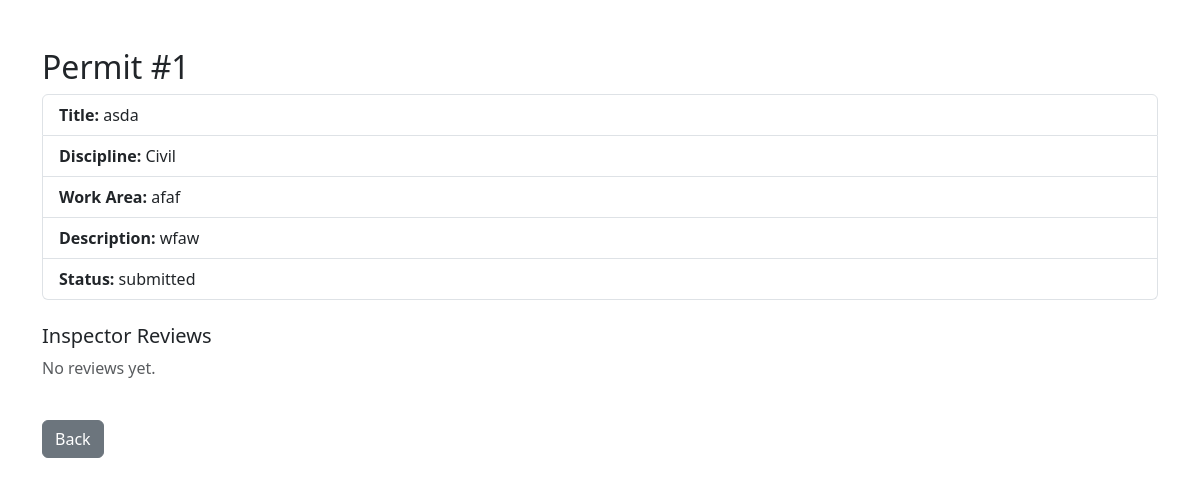
Screenshot of /view_permit/2 (signed in) with the database file from the repository.
### models.py (models this page shows)
class Permit(db.Model):
    id = db.Column(db.Integer, primary_key=True)
    permit_number = db.Column(db.Integer)
    contractor_id = db.Column(db.Integer, db.ForeignKey('user.id'))
    discipline = db.Column(db.String(50))
    title = db.Column(db.String(150))
    description = db.Column(db.Text)
    work_area = db.Column(db.String(150))
    date_submitted = db.Column(db.DateTime, default=datetime.utcnow)
    status = db.Column(db.String(20), default='submitted')
    contractor = db.relationship('User')

### app.py (the view)
@app.route('/view_permit/<int:permit_id>')
@login_required
def view_permit(permit_id):
    permit = Permit.query.get_or_404(permit_id)
    if current_user.role == 'contractor' and permit.contractor_id != current_user.id:
        flash("Access denied.", "danger")
        return redirect(url_for('dashboard'))
    reviews = PermitReview.query.filter_by(permit_id=permit.id).all()
    return render_template('view_permit.html', permit=permit, reviews=reviews)

### app.py (called while the page is built)
@login_manager.user_loader
def load_user(user_id):
    return User.query.get(int(user_id))

### templates/view_permit.html (shortened to what this page needs)
<!doctype html>
<html lang="en">
<head>
    <link rel="stylesheet" href="https://cdn.jsdelivr.net/npm/bootstrap@5.3.2/dist/css/bootstrap.min.css">
</head>
<body>
<div class="container py-5">
    <h2>Permit #{{ permit.permit_number }}</h2>
    <ul class="list-group mb-4">
        <li class="list-group-item"><strong>Title:</strong> {{ permit.title }}</li>
        <li class="list-group-item"><strong>Discipline:</strong> {{ permit.discipline }}</li>
        <li class="list-group-item"><strong>Work Area:</strong> {{ permit.work_area }}</li>
        <li class="list-group-item"><strong>Description:</strong> {{ permit.description }}</li>
        <li class="list-group-item"><strong>Status:</strong> {{ permit.status }}</li>
    </ul>
    <h5>Inspector Reviews</h5>
    {% if reviews %}
        <ul class="list-group">
            {% for r in reviews %}
                <li class="list-group-item">
                    <strong>{{ r.inspector.full_name }}</strong> - <span class="text-{{ 'success' if r.status == 'approved' else 'danger' }}">{{ r.status|capitalize }}</span><br>
                    <em>{{ r.comment }}</em><br>
                    <small>{{ r.reviewed_at.strftime('%Y-%m-%d %H:%M') }}</small>
                </li>
            {% endfor %}
        </ul>
    {% else %}
        <p class="text-muted">No reviews yet.</p>
    {% endif %}
    <a href="{{ url_for('dashboard') }}" class="btn btn-secondary mt-4">Back</a>
</div>
</body>
</html>

### rows the page displays
Permit: permit_number "1", title "asda", discipline "Civil", work_area "afaf", description "wfaw", status "submitted"
